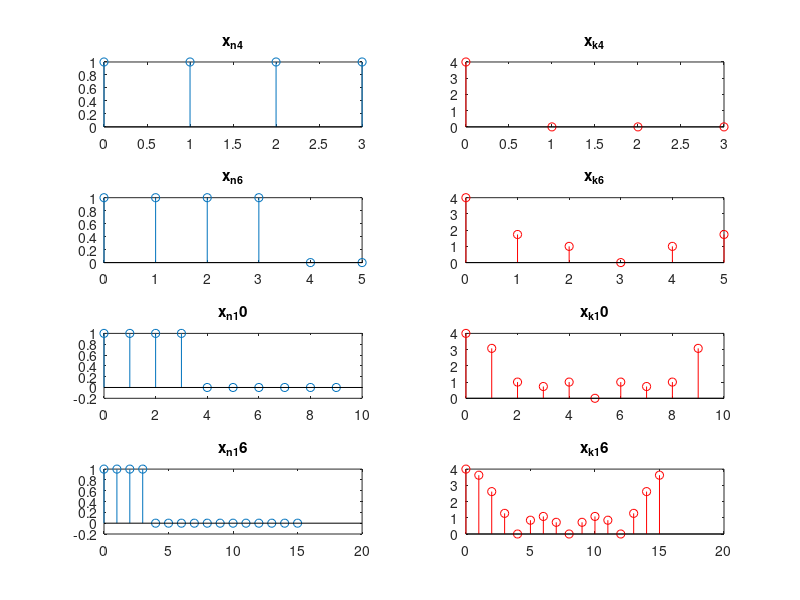

Here is the MATLAB script that generated this plot: (Note: this script raises an error after producing the figure.)
%% EX1, 1
x_n=[ones(1,4) 0 0 0 0];
x_k=fft(x_n);
length(x_k)
%% EX1, 2
y_n=ifft(x_k);
diff_xy=y_n-x_n;
%% EX1, 3
x_k_4=fft(x_n,4);
x_k_6=fft(x_n,6);
x_k_10=fft(x_n,10);
x_k_16=fft(x_n,16);
x_n_4=ifft(x_k_4,4);
x_n_6=ifft(x_k_6,6);
x_n_10=ifft(x_k_10,10);
x_n_16=ifft(x_k_16,16);

figure;
subplot(4,2,1);
stem(0:3,x_n_4);
title('x_n_4');
subplot(4,2,2);
stem(0:3,abs(x_k_4),'red');
title('x_k_4');
subplot(4,2,3);
stem(0:5,x_n_6);
title('x_n_6');
subplot(4,2,4);
stem(0:5,abs(x_k_6),'red');
title('x_k_6');
subplot(4,2,5);
stem(0:9,x_n_10);
title('x_n_10');
subplot(4,2,6);
stem(0:9,abs(x_k_10),'red');
title('x_k_10');
subplot(4,2,7);
stem(0:15,x_n_16);
title('x_n_16');
subplot(4,2,8);
stem(0:15,abs(x_k_16),'red');
title('x_k_16');

%% EX2,2
g1=[1 2 3 4 5 6]; g2=[1 -2 3 3 -2 1];
g3=[1 1 1 1];
circ_property_DFT(g1,g2);
circ_property_DFT(g3,g3);

%% EX3,2
g1=[1 2 3 4 5 6]; g2=[10 11 12 13 14 15];
[ylin,yDFT]=linear_via_circ_conv(g1,g2);

%% EX3,3
figure;
stem(0:length(g1)+length(g2)-2,ylin-yDFT);
title('ylin-yDFT');
xlabel('n');
ylabel('Amplitude');
axis tight;

%% EX3,4
linear_via_circ_conv_less_padd_1(g1,g2);

%% EX3,5
linear_via_circ_conv_less_padd_2(g1,g2);

%% EX4, 3
L=8;
n=0:4*L-1;
x_n=cos(2*pi*n./8);

figure;
subplot(6,2,1);
stem(0:2*L-1,x_n(1:1:2*L));
title('x[n] 2L')
xlabel('n');
ylabel('Amplitude');
axis tight;
subplot(6,2,2);
stem(0:2*L-1,abs(fft(x_n,2*L)),'red');
title('x^d[k] 2L');
xlabel('k');
ylabel('Amplitude');
axis tight;

subplot(6,2,3);
stem(0:3*L-1,x_n(1:1:3*L));
title('x[n] 3L')
xlabel('n');
ylabel('Amplitude');
axis tight;
subplot(6,2,4);
stem(0:3*L-1,abs(fft(x_n,3*L)),'red');
title('x^d[k] 3L');
xlabel('k');
ylabel('Amplitude');
axis tight;

subplot(6,2,5);
stem(0:3.25*L-1,x_n(1:1:3.25*L));
title('x[n] 3.25L')
xlabel('n');
ylabel('Amplitude');
axis tight;
subplot(6,2,6);
stem(0:3.25*L-1,abs(fft(x_n,3.25*L)),'red');
title('x^d[k] 3.25L');
xlabel('k');
ylabel('Amplitude');
axis tight;

subplot(6,2,7);
stem(0:3.5*L-1,x_n(1:1:3.5*L));
title('x[n] 3.5L')
xlabel('n');
ylabel('Amplitude');
axis tight;
subplot(6,2,8);
stem(0:3.5*L-1,abs(fft(x_n,3.5*L)),'red');
title('x^d[k] 3.5L');
xlabel('k');
ylabel('Amplitude');
axis tight;

subplot(6,2,9);
stem(0:3.75*L-1,x_n(1:1:3.75*L));
title('x[n] 3.75L')
xlabel('n');
ylabel('Amplitude');
axis tight;
subplot(6,2,10);
stem(0:3.75*L-1,abs(fft(x_n,3.75*L)),'red');
title('x^d[k] 3.75L');
xlabel('k');
ylabel('Amplitude');
axis tight;

subplot(6,2,11);
stem(0:4*L-1,x_n(1:1:4*L));
title('x[n] 4L')
xlabel('n');
ylabel('Amplitude');
axis tight;
subplot(6,2,12);
stem(0:4*L-1,abs(fft(x_n,4*L)),'red');
title('x^d[k] 4L');
xlabel('k');
ylabel('Amplitude');
axis tight;

%% EX4, 4
Ts=1/100;
fs=1/Ts;
x_k=fft(x_n);
x_k_reorder=[x_k(2*L+1:length(x_k)) x_k(1:2*L) 0];
w=(-2*L:2*L).*(pi*fs/16);

figure;
stem(w,abs(x_k_reorder));
title('X^F(j\omega)');
xlabel('$\displaystyle \omega [\frac{rad}{sec}]$','interpreter','latex');
ylabel('Relative Amplitude');
axis tight;